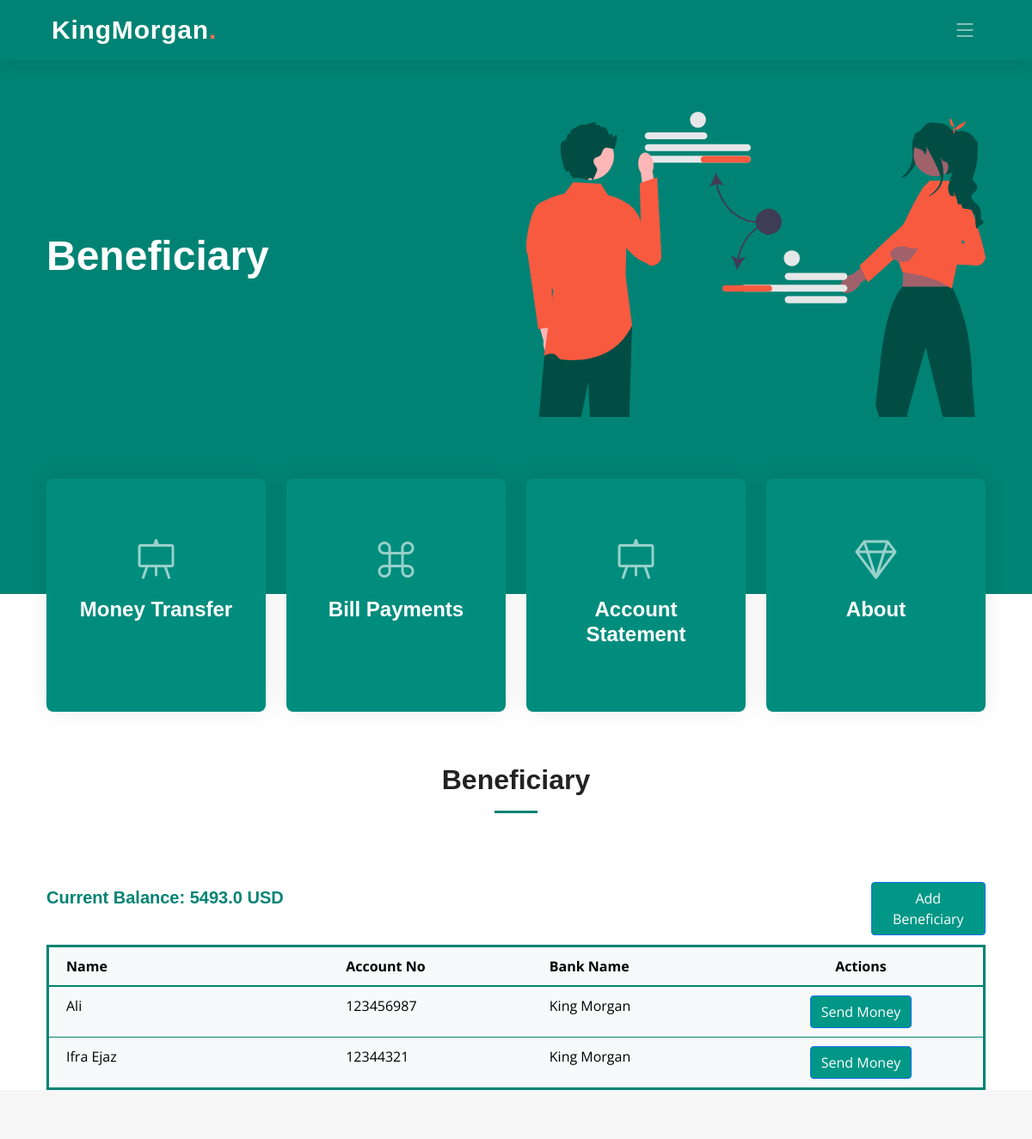
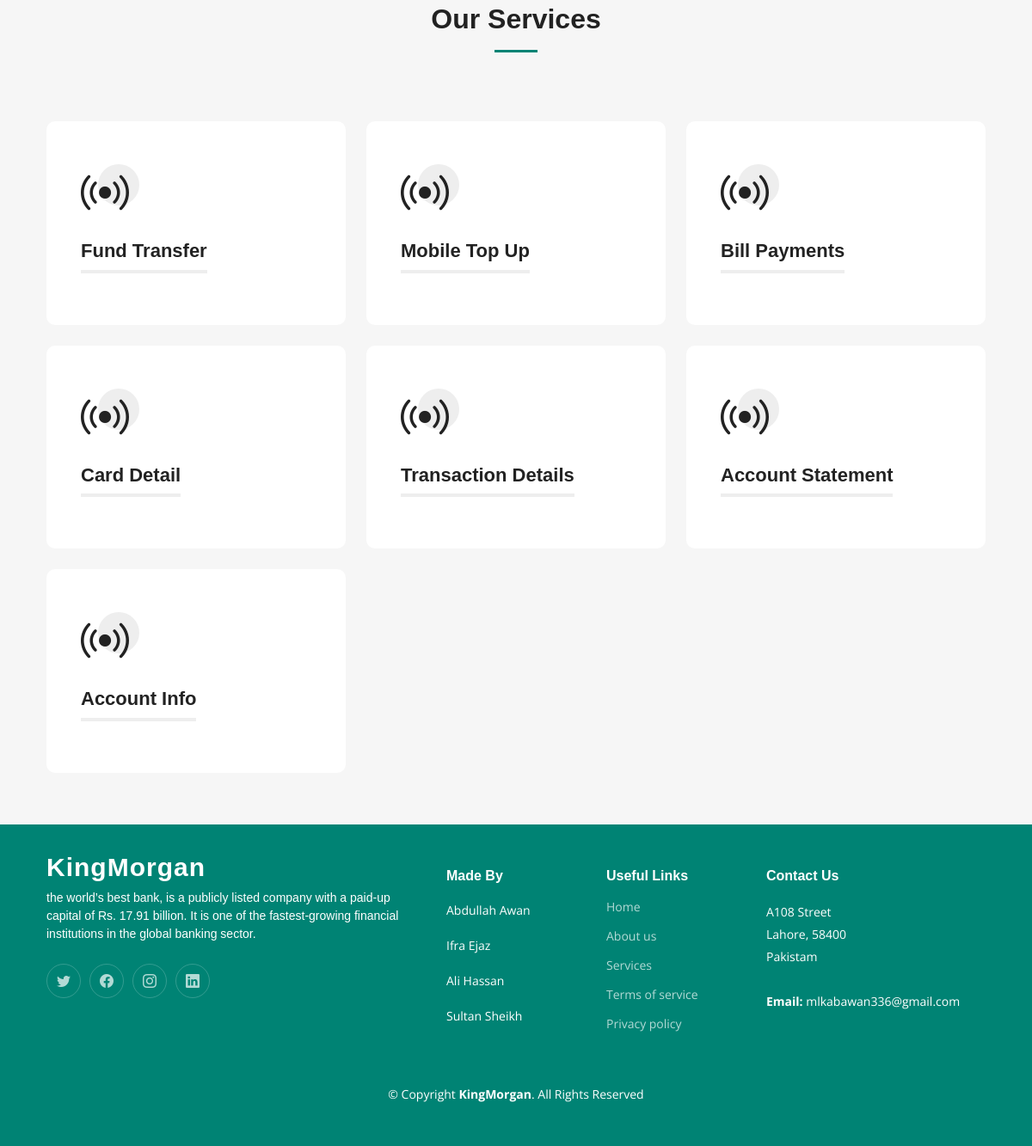
The app's page /beneficiary/ (signed in) with its own data (2 pictures, top to bottom).
### app/models.py (models this page shows)
class Accounts(models.Model):
    SAVING = 'Saving'
    CURRENT = 'Current'
    FIXED_DEPOSIT = 'Fixed Deposit'
    ACCOUNT_TYPE_CHOICES = [
        (SAVING, 'Saving'),
        (CURRENT, 'Current'),
        (FIXED_DEPOSIT, 'Fixed Deposit'),
    ]
    ACTIVE = 'Active'
    INACTIVE = 'Inactive'
    STATUS_CHOICES = [
        (ACTIVE, 'Active'),
        (INACTIVE, 'Inactive'),
    ]
    user = models.ForeignKey(User, on_delete=models.CASCADE)
    account_number = models.CharField(max_length=100, unique=True)
    balance = models.FloatField()
    account_type = models.CharField(max_length=20, choices=ACCOUNT_TYPE_CHOICES, default=CURRENT)
    status = models.CharField(max_length=20, choices=STATUS_CHOICES, default=ACTIVE)
    bank_id = models.ForeignKey('Banks', on_delete=models.CASCADE, default=11)

class Beneficiary(models.Model):
    user = models.ForeignKey(User, on_delete=models.CASCADE)
    account_number = models.CharField(max_length=20, unique=True, default=0)
    name = models.CharField(max_length=100)
    bank = models.ForeignKey(Banks, on_delete=models.CASCADE, default=11)

class Banks(models.Model):
    name = models.CharField(max_length=100)
    swift_code = models.CharField(max_length=20,unique= True)

### app/views.py (the view)
# urls.py: path('beneficiary/', views.beneficiary, name='beneficiary'),
def beneficiary(request):
    user_id = request.session.get('user')
    user = get_object_or_404(User, pk=user_id)
    account = get_object_or_404(Accounts, user_id=user)
    beneficiaries = Beneficiary.objects.filter(user=user).select_related('bank')
    banks = Banks.objects.all()
    print(account.balance)
    return render(request, 'dashboard/beneficiary.html', {
        'beneficiaries': beneficiaries,
        'services': services,
        'banks': banks,
        'account': account
    })

### app/templates/Dashboard/beneficiary.html (shortened to what this page needs)
{% extends 'Dashboard/index.html' %}
{% load static %}
{% block extra_head %}
  <link href="https://cdnjs.cloudflare.com/ajax/libs/font-awesome/5.15.3/css/all.min.css" rel="stylesheet">
{% endblock extra_head %}
{% block hero %}<h2><span>Beneficiary</span></h2>{% endblock hero %}
{% block content %}
<div class="section-header">
  <h2>Beneficiary</h2>
</div>
<div class="container">
    <div class="row">
        <div class="col-6">
            <h5 style="font-weight: bold; font-family: 'Arial', sans-serif; color: #008374; margin-top: 1%;">
                Current Balance: {{ account.balance }} USD
            </h5>
        </div>
        <div class="col-6">
            <a href="#" class="btn btn-primary" style="background-color:#009786; margin-left: 75%; margin-bottom: 2%;" data-bs-toggle="modal" data-bs-target="#addBeneficiaryModal">
                Add Beneficiary
            </a>
        </div>
    </div>
    <div class="row">
        <div class="col-12">
            <table class="table table-borderless table-hover" style="border-collapse: collapse; border: 3px solid #008374; margin-bottom: 0;">
                <thead style="border-bottom: 2px solid #008374; background-color: #f8f9fa;">
                    <tr>
                        <th style="padding: 10px 20px; width: 30%; border-bottom: 1px solid #008374;">Name</th>
                        <th style="padding: 10px 20px; border-bottom: 1px solid #008374;">Account No</th>
                        <th style="padding: 10px 20px; border-bottom: 1px solid #008374;">Bank Name</th>
                        <th style="padding: 10px 20px; border-bottom: 1px solid #008374; text-align: center;">Actions</th>
                    </tr>
                </thead>
                <tbody style="border: 2px solid #008374; background-color: #f8f9fa;">
                    {% for beneficiary in beneficiaries %}
                    <tr style="border-bottom: 1px solid #008374;">
                        <td style="padding: 10px 20px;">{{ beneficiary.name }}</td>
                        <td style="padding: 10px 20px;">{{ beneficiary.account_number }}</td>
                        <td style="padding: 10px 20px;">{{ beneficiary.bank.name }}</td>
                        <td style="padding: 10px 20px; text-align: center;">
                            <a href="{% url 'fundtransfer' %}?name={{ beneficiary.name }}&account={{ beneficiary.account_number }}&bank={{ beneficiary.bank.id }}&balance={{account.balance}}" class="btn btn-primary" style="background-color:#009786;">
                                Send Money
                            </a>
                        </td>
                    </tr>
                    {% endfor %}
                </tbody>
            </table>
        </div>
    </div>
</div>
<section id="services" class="services sections-bg">
  <div class="container" data-aos="fade-up">
    <div class="section-header">
      <h2>Our Services</h2>
    </div>
    <div class="row gy-4" data-aos="fade-up" data-aos-delay="100">
      {% for service in services %}
        <div class="col-lg-4 col-md-6">
          {% if service.url %}
            <a href="{% url service.url %}">
          {% endif %}
          <div class="service-item position-relative">
            <div class="icon">
              <i class="bi {{ service.icon }}"></i>
            </div>
            <h3>{{ service.name }}</h3>
          </div>
          {% if service.url %}
            </a>
          {% endif %}
        </div>
      {% endfor %}
    </div>
  </div>
</section>
{% endblock content %}

### app/static/css/main.css (style rules this page uses)
:root { --font-default: "Open Sans", system-ui, -apple-system, "Segoe UI", Roboto, "Helvetica Neue", Arial, "Noto Sans", "Liberation Sans", sans-serif, "Apple Color Emoji", "Segoe UI Emoji", "Segoe UI Symbol", "Noto Color Emoji"; --font-primary: "Montserrat", sans-serif; --font-secondary: "Poppins", sans-serif; }
:root { --color-default: #222222; --color-primary: #008374; --color-secondary: #f85a40; }
:root { scroll-behavior: smooth; }
body { font-family: var(--font-default); color: var(--color-default); }
a { color: var(--color-primary); text-decoration: none; }
h1, h2, h3, h4, h5, h6 { font-family: var(--font-primary); }
section { padding: 60px 0; overflow: hidden; scroll-margin-top: 70px; overflow: clip; }
.sections-bg { background-color: #f6f6f6; }
.section-header { text-align: center; padding-bottom: 60px; }
.section-header h2 { font-size: 32px; font-weight: 600; margin-bottom: 20px; padding-bottom: 20px; position: relative; }
.section-header h2:after { content: ""; position: absolute; display: block; width: 50px; height: 3px; background: var(--color-primary); left: 0; right: 0; bottom: 0; margin: auto; }
.services { padding: 60px 0; }
.services .service-item { padding: 40px; background: #fff; height: 100%; border-radius: 10px; }
.services .service-item .icon { width: 48px; height: 48px; position: relative; margin-bottom: 50px; }
.services .service-item .icon i { color: var(--color-default); font-size: 56px; transition: ease-in-out 0.3s; z-index: 2; position: relative; }
.services .service-item .icon:before { position: absolute; content: ""; height: 100%; width: 100%; background: #eeeeee; border-radius: 50px; z-index: 1; top: 10px; right: -20px; transition: 0.3s; }
.services .service-item h3 { color: var(--color-default); font-weight: 700; margin: 0 0 20px 0; padding-bottom: 8px; font-size: 22px; position: relative; display: inline-block; border-bottom: 4px solid #eeeeee; transition: 0.3s; }
.hero h2 { font-size: 48px; font-weight: 700; margin-bottom: 20px; color: #fff; }

### records on screen
Accounts: balance "5493.0"
Beneficiary: name "Ali", account_number "123456987", bank.name "King Morgan"
Beneficiary: name "Ifra Ejaz", account_number "12344321", bank.name "King Morgan"

### other values on screen
{{ service.name }} "Fund Transfer" "Mobile Top Up" "Bill Payments" "Card Detail" "Transaction Details" "Account Statement" "Account Info"
